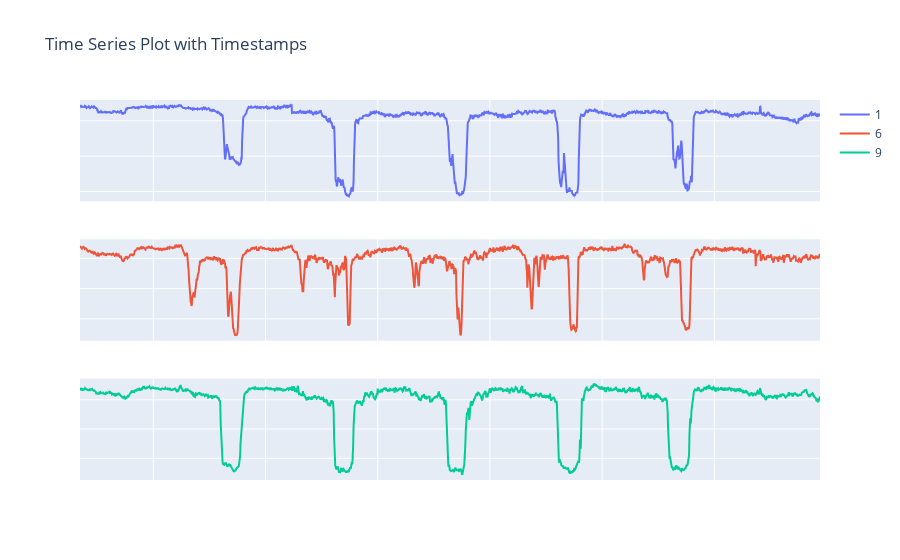

Notebook code for this chart:
### Markdown cell above
## 2.3 plotly

### Code cell
import plotly.graph_objects as go
from plotly.subplots import make_subplots

# 假设 dataset.df 是一个包含时间戳和其他数据的 DataFrame
# 并且时间戳是索引
df = dataset.df.copy()
df['avg'] = dataset.df.mean(axis=1)

# 选择要绘制的数据和颜色
drawed_data = dataset.df.iloc[100:2000].copy()
selected_columns = [1,6,9]# [ 1,2,3, 6,8,9]

# 创建三个子图
fig = make_subplots(rows=len(selected_columns), cols=1)

# 为每个选定的列添加一个线条
for i, col in enumerate(selected_columns):
    fig.add_trace(
        go.Scatter(x=drawed_data.index, y=drawed_data.iloc[:, col], mode='lines', name=str(col)),
        row=(i % len(selected_columns)) + 1,  # 将图形分布在三个子图上
        col=1
    )

# 更新每个子图的X轴和Y轴以隐藏它们
for i in range(1, 4):
    fig.update_xaxes(showticklabels=False, showline=False, row=i, col=1)
    fig.update_yaxes(showticklabels=False, showline=False, row=i, col=1)


# 更新图形布局
fig.update_layout(title='Time Series Plot with Timestamps')

# 显示图形
fig.show()

### Figure 1 — Plotly figure (JSON) as saved in the notebook; plotly's stock layout.template omitted (floating-point values rounded to 4 significant figures; data arrays with more than 128 entries replaced by an {"elided": "..."} marker saying what was removed)
{"data": [{"mode": "lines", "name": "1", "type": "scatter", "x": {"elided": "1900 str values"}, "xaxis": "x", "y": {"elided": "1900 float values"}, "yaxis": "y"}, {"mode": "lines", "name": "6", "type": "scatter", "x": {"elided": "1900 str values"}, "xaxis": "x2", "y": {"elided": "1900 float values"}, "yaxis": "y2"}, {"mode": "lines", "name": "9", "type": "scatter", "x": {"elided": "1900 str values"}, "xaxis": "x3", "y": {"elided": "1900 float values"}, "yaxis": "y3"}], "layout": {"title": {"text": "Time Series Plot with Timestamps"}, "xaxis": {"anchor": "y", "domain": [0, 1], "showline": false, "showticklabels": false}, "xaxis2": {"anchor": "y2", "domain": [0, 1], "showline": false, "showticklabels": false}, "xaxis3": {"anchor": "y3", "domain": [0, 1], "showline": false, "showticklabels": false}, "yaxis": {"anchor": "x", "domain": [0.7333, 1], "showline": false, "showticklabels": false}, "yaxis2": {"anchor": "x2", "domain": [0.3667, 0.6333], "showline": false, "showticklabels": false}, "yaxis3": {"anchor": "x3", "domain": [0, 0.2667], "showline": false, "showticklabels": false}}}
